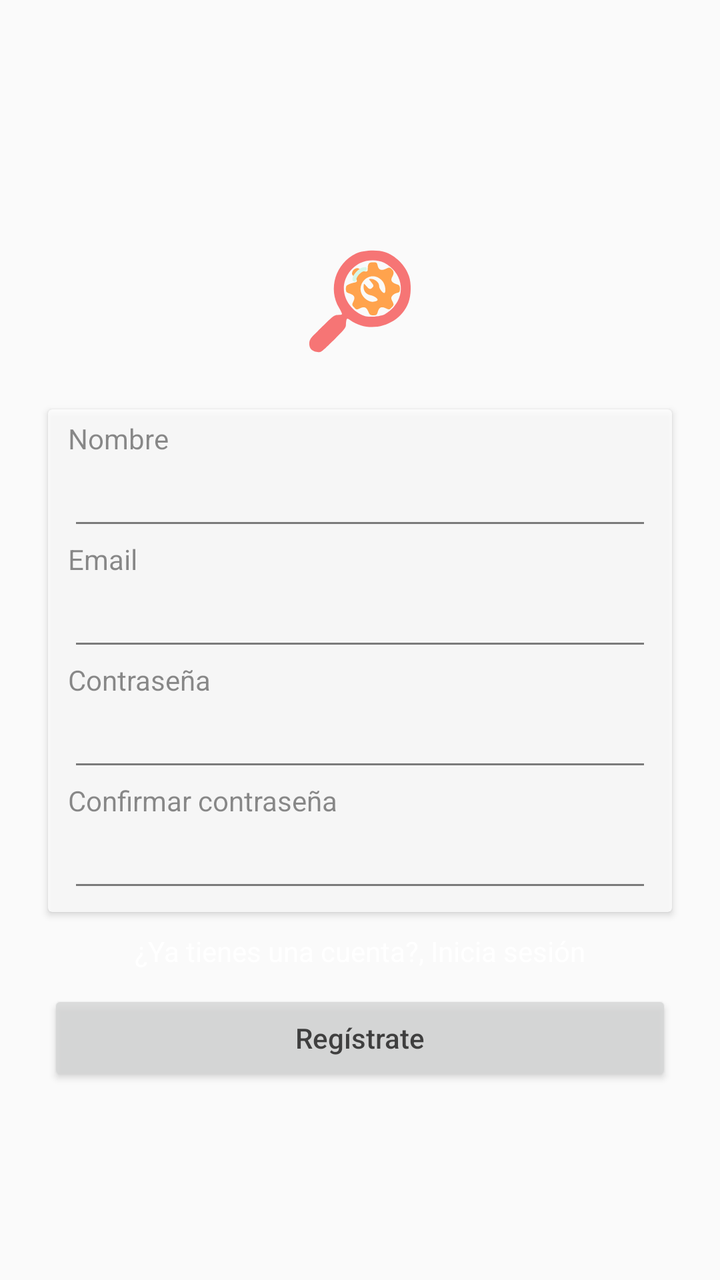
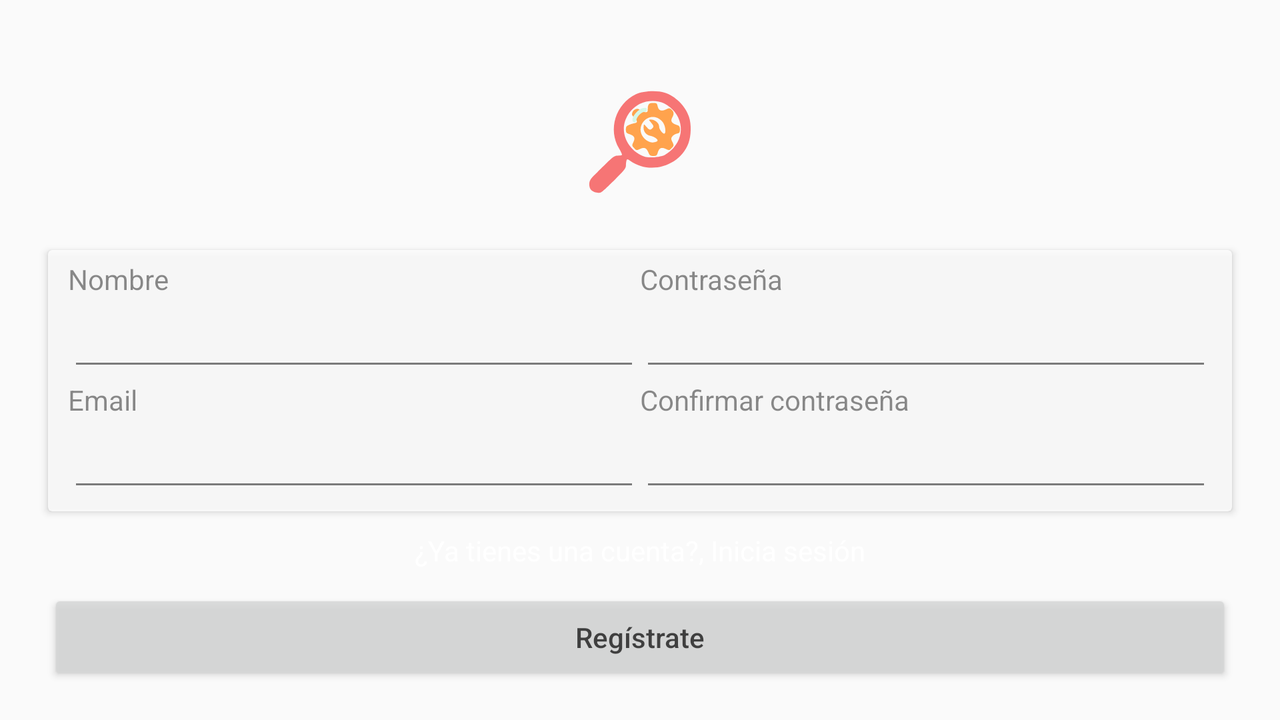

Two renders of one Android screen. The first uses the default layout on a phone; the second uses the alternative layout the repository ships for a different screen configuration, on a matching device. The two XML files are below.
<!-- AndroidManifest.xml: application theme AppTheme -->
<!-- res/layout/activity_sign_in.xml -->
<?xml version="1.0" encoding="utf-8"?>
<LinearLayout xmlns:android="http://schemas.android.com/apk/res/android"
    xmlns:tools="http://schemas.android.com/tools"
    android:layout_width="match_parent"
    android:layout_height="match_parent"
    android:gravity="center"
    android:orientation="vertical"
    android:background="@drawable/car_engine"
    android:animateLayoutChanges="true"
    tools:context=".SignInActivity">

    <ImageView
        android:layout_width="wrap_content"
        android:layout_height="wrap_content"
        android:src="@drawable/ic_launcher_foreground"
        android:layout_gravity="center" />

    <androidx.cardview.widget.CardView
        android:layout_width="match_parent"
        android:layout_height="wrap_content"
        android:layout_marginHorizontal="24dp"
        android:alpha="0.8">

        <LinearLayout
            android:layout_width="match_parent"
            android:layout_height="wrap_content"
            android:orientation="vertical"
            android:paddingVertical="5dp"
            android:paddingHorizontal="10dp"
            android:animateLayoutChanges="true">

            <TextView
                android:layout_width="wrap_content"
                android:layout_height="wrap_content"
                android:text="Nombre"
                android:id="@+id/nameLabel" />

            <EditText
                android:layout_width="match_parent"
                android:layout_height="wrap_content"
                android:singleLine="true"
                android:id="@+id/nombre"
                android:inputType="textPersonName" />

            <TextView
                android:layout_width="wrap_content"
                android:layout_height="wrap_content"
                android:text="Email"
                android:id="@+id/emailLabel"
                />

            <EditText
                android:layout_width="match_parent"
                android:layout_height="wrap_content"
                android:singleLine="true"
                android:id="@+id/email"
                android:inputType="textEmailAddress" />

            <TextView
                android:layout_width="wrap_content"
                android:layout_height="wrap_content"
                android:text="Contraseña"
                android:id="@+id/passLabel"
                />

            <EditText
                android:layout_width="match_parent"
                android:layout_height="wrap_content"
                android:singleLine="true"
                android:id="@+id/password"
                android:inputType="textPassword" />

            <TextView
                android:layout_width="wrap_content"
                android:layout_height="wrap_content"
                android:text="Confirmar contraseña"
                android:clickable="true"
                android:id="@+id/passConLabel" />

            <EditText
                android:layout_width="match_parent"
                android:layout_height="wrap_content"
                android:singleLine="true"
                android:id="@+id/passwordConfirm"
                android:inputType="textPassword" />

            <TextView
                android:layout_width="wrap_content"
                android:layout_height="wrap_content"
                android:text="Direccion"
                android:clickable="true"
                android:id="@+id/direccionLabel"
                android:visibility="gone"
                />

            <EditText
                android:layout_width="match_parent"
                android:layout_height="wrap_content"
                android:singleLine="true"
                android:id="@+id/direccion"
                android:inputType="textPostalAddress"
                android:visibility="gone"
                />

            <TextView
                android:layout_width="wrap_content"
                android:layout_height="wrap_content"
                android:text="Localidad"
                android:clickable="true"
                android:id="@+id/localidadLabel"
                android:visibility="gone"
                />

            <EditText
                android:layout_width="match_parent"
                android:layout_height="wrap_content"
                android:singleLine="true"
                android:id="@+id/localidad"
                android:inputType="textPostalAddress"
                android:visibility="gone"
                />

            <TextView
                android:layout_width="wrap_content"
                android:layout_height="wrap_content"
                android:text="Telefono"
                android:clickable="true"
                android:id="@+id/telefonoLabel"
                android:visibility="gone"
                />

            <EditText
                android:layout_width="match_parent"
                android:layout_height="wrap_content"
                android:singleLine="true"
                android:id="@+id/telefono"
                android:inputType="phone"
                android:visibility="gone"
                />

            <TextView
                android:layout_width="wrap_content"
                android:layout_height="wrap_content"
                android:text="Fecha de nacimiento"
                android:clickable="true"
                android:id="@+id/fechaNacLabel"
                android:visibility="gone"
                />

            <EditText
                android:layout_width="match_parent"
                android:layout_height="wrap_content"
                android:singleLine="true"
                android:id="@+id/fechaNac"
                android:clickable="true"
                android:focusable="false"
                android:inputType="date"
                android:visibility="gone"
                />
        </LinearLayout>
    </androidx.cardview.widget.CardView>

    <TextView
        android:layout_width="wrap_content"
        android:layout_height="wrap_content"
        android:layout_margin="10dp"
        android:textColor="#FFFFFF"
        android:text="¿Ya tienes una cuenta?, Inicia sesión"
        android:clickable="true"
        android:id="@+id/alredyReg" />

    <Button
        android:layout_width="match_parent"
        android:layout_marginHorizontal="24dp"
        android:layout_height="wrap_content"
        android:text="Regístrate"
        android:textAllCaps="false"
        android:alpha="0.8"
        android:layout_gravity="bottom"
        android:id="@+id/send" />
    <TextView
        android:layout_width="wrap_content"
        android:layout_height="wrap_content"
        android:layout_margin="10dp"
        android:textColor="#FFFFFF"
        android:text="¿No quieres seguir rellenando formularios?, Omitir"
        android:clickable="true"
        android:id="@+id/dismissForm"
        android:visibility="gone"
        />
    <androidx.appcompat.widget.AppCompatButton
        android:layout_width="match_parent"
        android:layout_marginHorizontal="24dp"
        android:layout_height="wrap_content"
        android:text="Completar información"
        android:textAllCaps="false"
        android:alpha="0.8"
        android:layout_gravity="bottom"
        android:id="@+id/completeForm"
        android:visibility="gone"
        />


</LinearLayout>
<!-- resources referenced by this layout -->
<resources>
  <!-- drawable car_engine (drawable) -->
  <?xml version="1.0" encoding="utf-8"?>
  <bitmap xmlns:android="http://schemas.android.com/apk/res/android"
      android:src="@drawable/car_engine_raw"
      android:gravity="fill|center"
      />
  <!-- drawable ic_launcher_foreground: vector/xml drawable (drawable, 2760 chars, omitted) -->
  <style name="AppTheme" parent="Theme.AppCompat.DayNight.NoActionBar">
          
          <item name="colorAccent">#66BA9C</item>
          <item name="colorPrimary">#1eb2a6</item>
          <item name="colorPrimaryDark">#157C74</item>
          <item name="android:navigationBarColor">#157C74</item>
      </style>
</resources>
<!-- res/layout-land/activity_sign_in.xml (the repository's variant of the layout above) -->
<!-- drawn on the phone turned sideways -->
<?xml version="1.0" encoding="utf-8"?>
<LinearLayout xmlns:android="http://schemas.android.com/apk/res/android"
    xmlns:tools="http://schemas.android.com/tools"
    android:layout_width="match_parent"
    android:layout_height="match_parent"
    android:gravity="center"
    android:orientation="vertical"
    android:background="@drawable/car_engine"
    android:animateLayoutChanges="true"
    tools:context=".SignInActivity">

    <ImageView
        android:layout_width="wrap_content"
        android:layout_height="wrap_content"
        android:src="@drawable/ic_launcher_foreground"
        android:layout_gravity="center" />

    <androidx.cardview.widget.CardView
        android:layout_width="match_parent"
        android:layout_height="wrap_content"
        android:layout_marginHorizontal="24dp"
        android:alpha="0.8">

        <LinearLayout
            android:layout_width="match_parent"
            android:layout_height="wrap_content"
            android:orientation="horizontal"
            android:paddingVertical="5dp"
            android:paddingHorizontal="10dp"
            android:animateLayoutChanges="true">
<LinearLayout
    android:layout_width="0dp"
    android:layout_height="wrap_content"
    android:orientation="vertical"
    android:layout_weight="1"
    >
    <TextView
        android:layout_width="wrap_content"
        android:layout_height="wrap_content"
        android:text="Nombre"
        android:id="@+id/nameLabel" />

    <EditText
        android:layout_width="match_parent"
        android:layout_height="wrap_content"
        android:singleLine="true"
        android:id="@+id/nombre"
        android:inputType="textPersonName" />
    <TextView
        android:layout_width="wrap_content"
        android:layout_height="wrap_content"
        android:text="Email"
        android:id="@+id/emailLabel"
        />

    <EditText
        android:layout_width="match_parent"
        android:layout_height="wrap_content"
        android:singleLine="true"
        android:id="@+id/email"
        android:inputType="textEmailAddress" />

    <TextView
        android:layout_width="wrap_content"
        android:layout_height="wrap_content"
        android:text="Direccion"
        android:clickable="true"
        android:id="@+id/direccionLabel"
        android:visibility="gone"
        />

    <EditText
        android:layout_width="match_parent"
        android:layout_height="wrap_content"
        android:singleLine="true"
        android:id="@+id/direccion"
        android:inputType="textPostalAddress"
        android:visibility="gone"
        />

    <TextView
        android:layout_width="wrap_content"
        android:layout_height="wrap_content"
        android:text="Localidad"
        android:clickable="true"
        android:id="@+id/localidadLabel"
        android:visibility="gone"
        />

    <EditText
        android:layout_width="match_parent"
        android:layout_height="wrap_content"
        android:singleLine="true"
        android:id="@+id/localidad"
        android:inputType="textPostalAddress"
        android:visibility="gone"
        />

</LinearLayout>
        <LinearLayout
            android:layout_width="0dp"
            android:layout_height="wrap_content"
            android:layout_weight="1"
            android:orientation="vertical">
            <TextView
                android:layout_width="wrap_content"
                android:layout_height="wrap_content"
                android:text="Contraseña"
                android:id="@+id/passLabel"
                />

            <EditText
                android:layout_width="match_parent"
                android:layout_height="wrap_content"
                android:singleLine="true"
                android:id="@+id/password"
                android:inputType="textPassword" />



            <TextView
                android:layout_width="wrap_content"
                android:layout_height="wrap_content"
                android:text="Confirmar contraseña"
                android:clickable="true"
                android:id="@+id/passConLabel" />

            <EditText
                android:layout_width="match_parent"
                android:layout_height="wrap_content"
                android:singleLine="true"
                android:id="@+id/passwordConfirm"
                android:inputType="textPassword" />
            <TextView
                android:layout_width="wrap_content"
                android:layout_height="wrap_content"
                android:text="Telefono"
                android:clickable="true"
                android:id="@+id/telefonoLabel"
                android:visibility="gone"
                />

            <EditText
                android:layout_width="match_parent"
                android:layout_height="wrap_content"
                android:singleLine="true"
                android:id="@+id/telefono"
                android:inputType="phone"
                android:visibility="gone"
                />

            <TextView
                android:layout_width="wrap_content"
                android:layout_height="wrap_content"
                android:text="Fecha de nacimiento"
                android:clickable="true"
                android:id="@+id/fechaNacLabel"
                android:visibility="gone"
                />

            <EditText
                android:layout_width="match_parent"
                android:layout_height="wrap_content"
                android:singleLine="true"
                android:id="@+id/fechaNac"
                android:clickable="true"
                android:focusable="false"
                android:inputType="date"
                android:visibility="gone"
                />
        </LinearLayout>






        </LinearLayout>
    </androidx.cardview.widget.CardView>

    <TextView
        android:layout_width="wrap_content"
        android:layout_height="wrap_content"
        android:layout_margin="10dp"
        android:textColor="#FFFFFF"
        android:text="¿Ya tienes una cuenta?, Inicia sesión"
        android:clickable="true"
        android:id="@+id/alredyReg" />

    <Button
        android:layout_width="match_parent"
        android:layout_marginHorizontal="24dp"
        android:layout_height="wrap_content"
        android:text="Regístrate"
        android:textAllCaps="false"
        android:alpha="0.8"
        android:layout_gravity="bottom"
        android:id="@+id/send" />
    <TextView
        android:layout_width="wrap_content"
        android:layout_height="wrap_content"
        android:layout_margin="10dp"
        android:textColor="#FFFFFF"
        android:text="¿No quieres seguir rellenando formularios?, Omitir"
        android:clickable="true"
        android:id="@+id/dismissForm"
        android:visibility="gone"
        />
    <androidx.appcompat.widget.AppCompatButton
        android:layout_width="match_parent"
        android:layout_marginHorizontal="24dp"
        android:layout_height="wrap_content"
        android:text="Completar información"
        android:textAllCaps="false"
        android:alpha="0.8"
        android:layout_gravity="bottom"
        android:id="@+id/completeForm"
        android:visibility="gone"
        />


</LinearLayout>
